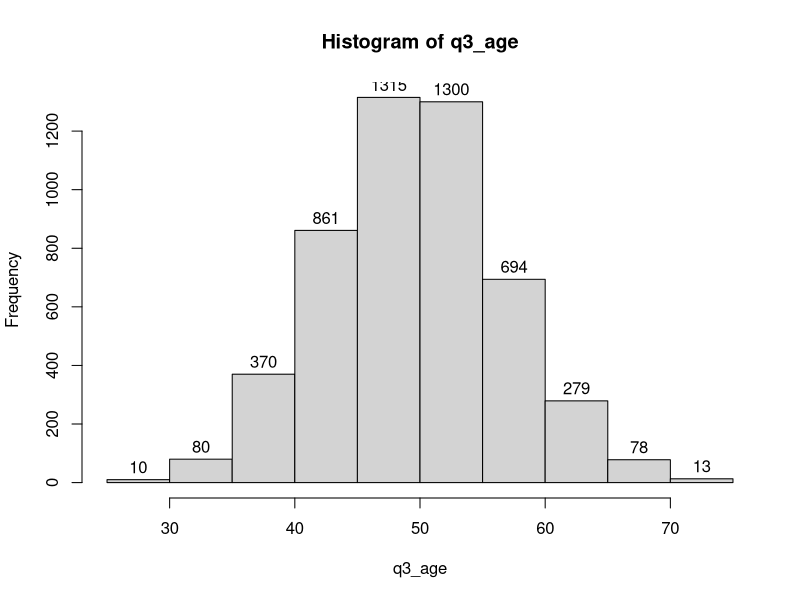

R code for this plot: (Note: this script raises an error after producing the figure.)
## ---- chunk 1
knitr::opts_chunk$set(echo = TRUE)
library(tidyverse)
## ---- chunk 2
q2_gender <- sample(x = c("Male","Female","Other"),
                 size = 5000,
                 prob = c(.48,.51,.01),
                 replace = TRUE)
## ---- chunk 3
q3_age <- rpois(n = 5000, lambda = 50)

hist(q3_age, labels = TRUE) # Plot histogram, show value labels
summary(q3_age)
## ---- chunk 4
sim_data <- tibble(ID = 1:5000,
                   Q2_GENDER = q2_gender,
                   Q3_AGE = q3_age)
## ---- chunk 5

snack_data <- tibble(ID = 1:5000,
                     Q2_GENDER = q2_gender,
                     Q3_AGE = q3_age,
                     PRELUN_1 = sample(x = c(0,1), 5000, replace = TRUE, prob = c(.45, .55)), # Jaffa
                     PRELUN_2 = sample(x = c(0,1), 5000, replace = TRUE, prob = c(.65, .35)), # Tea Biscuits
                     PRELUN_3 = sample(x = c(0,1), 5000, replace = TRUE), # Posh chocs
                     
                     POSLUN_1 = sample(x = c(0,1), 5000, replace = TRUE), # Jaffa
                     POSLUN_2 = sample(x = c(0,1), 5000, replace = TRUE), # Tea Biscuits
                     POSLUN_3 = sample(x = c(0,1), 5000, replace = TRUE, prob = c(.45, .55)), # Posh chocs
                     
                     LATAFT_1 = sample(x = c(0,1), 5000, replace = TRUE), # Jaffa
                     LATAFT_2 = sample(x = c(0,1), 5000, replace = TRUE, prob = c(.90, .10)), # Tea Biscuits
                     LATAFT_3 = sample(x = c(0,1), 5000, replace = TRUE)) # Posh chocs
## ---- chunk 6

for(i in 1:10){ # For i starting from the value 1, all the way to value 10
  two_to_power <- 2^i
  statement <- paste("2 to the power of", i, "is equal to", two_to_power)
  print(statement)
}

## ---- chunk 7
glee_team <- c("Belinda Blumenthal","Bella Ridley","Giselle Maarschalkerweerd de Klotz","Hazel")

for(glee_member in glee_team){
  n_char <- nchar(glee_member)
  to_print <- paste0(glee_member,"'s name has ",n_char," characters.")
  print(to_print)
  }

## ---- chunk 8
big_snack_data %>%
  group_by(Q2_GENDER) %>%
  summarise_at(vars(num_range("PRELUN_", 1:10)), ~sum(.)/length(.)) # can also use funs() form, depending on dplyr version

big_snack_data %>%
  group_by(Q2_GENDER) %>%
  summarise_at(vars(num_range("POSLUN_", 1:10)), ~sum(.)/length(.))

big_snack_data %>%
  group_by(Q2_GENDER) %>%
  summarise_at(vars(num_range("LATAFT_", 1:10)), ~sum(.)/length(.))
## ---- chunk 9

vars_string <- c("PRELUN_","POSLUN_","LATAFT_") # Variable characters to iterate

for(occ_type in vars_string){
  big_snack_data %>%
    group_by(Q2_GENDER) %>%
    summarise_at(vars(num_range(occ_type, 1:10)), ~sum(.)/length(.)) %>%
    print()
}
## ---- chunk 10
vars_string <- c("PRELUN_","POSLUN_","LATAFT_") # Variable characters to iterate

brandcon_list <- list() # Initialise empty list

for(i in 1:length(vars_string)){ # length(vars_string) is 3 in this case
  big_snack_data %>%
    group_by(Q2_GENDER) %>%
    summarise_at(vars(num_range(vars_string[[i]], 1:10)), ~sum(.)/length(.)) %>%
    data.frame() -> brandcon_list[[i]]
}

brandcon_list

